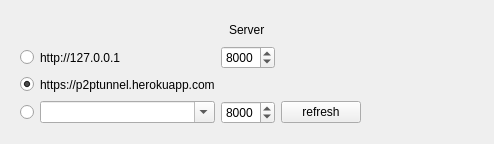
<?xml version="1.0" encoding="UTF-8"?>
<ui version="4.0">
 <class>ServerSettingWidget</class>
 <widget class="QWidget" name="ServerSettingWidget">
  <property name="geometry">
   <rect>
    <x>0</x>
    <y>0</y>
    <width>494</width>
    <height>144</height>
   </rect>
  </property>
  <property name="windowTitle">
   <string>Form</string>
  </property>
  <layout class="QVBoxLayout" name="verticalLayout">
   <item>
    <widget class="QWidget" name="widget" native="true">
     <layout class="QVBoxLayout" name="verticalLayout_2">
      <item>
       <layout class="QVBoxLayout" name="verticalLayout_3">
        <item>
         <layout class="QHBoxLayout" name="horizontalLayout">
          <item>
           <spacer name="horizontalSpacer_2">
            <property name="orientation">
             <enum>Qt::Horizontal</enum>
            </property>
            <property name="sizeHint" stdset="0">
             <size>
              <width>40</width>
              <height>20</height>
             </size>
            </property>
           </spacer>
          </item>
          <item>
           <widget class="QLabel" name="header">
            <property name="text">
             <string>Server</string>
            </property>
           </widget>
          </item>
          <item>
           <spacer name="horizontalSpacer">
            <property name="orientation">
             <enum>Qt::Horizontal</enum>
            </property>
            <property name="sizeHint" stdset="0">
             <size>
              <width>40</width>
              <height>20</height>
             </size>
            </property>
           </spacer>
          </item>
         </layout>
        </item>
        <item>
         <layout class="QGridLayout" name="gridLayout">
          <item row="0" column="2">
           <widget class="QSpinBox" name="localHostPortSpinBox">
            <property name="maximum">
             <number>9999</number>
            </property>
            <property name="value">
             <number>8000</number>
            </property>
           </widget>
          </item>
          <item row="1" column="0">
           <widget class="QRadioButton" name="herokuRadio">
            <property name="text">
             <string/>
            </property>
            <property name="checked">
             <bool>true</bool>
            </property>
           </widget>
          </item>
          <item row="0" column="0">
           <widget class="QRadioButton" name="localHostRadio">
            <property name="text">
             <string/>
            </property>
           </widget>
          </item>
          <item row="0" column="4">
           <spacer name="horizontalSpacer_3">
            <property name="orientation">
             <enum>Qt::Horizontal</enum>
            </property>
            <property name="sizeHint" stdset="0">
             <size>
              <width>40</width>
              <height>20</height>
             </size>
            </property>
           </spacer>
          </item>
          <item row="1" column="4">
           <spacer name="horizontalSpacer_4">
            <property name="orientation">
             <enum>Qt::Horizontal</enum>
            </property>
            <property name="sizeHint" stdset="0">
             <size>
              <width>40</width>
              <height>20</height>
             </size>
            </property>
           </spacer>
          </item>
          <item row="2" column="4">
           <spacer name="horizontalSpacer_5">
            <property name="orientation">
             <enum>Qt::Horizontal</enum>
            </property>
            <property name="sizeHint" stdset="0">
             <size>
              <width>40</width>
              <height>20</height>
             </size>
            </property>
           </spacer>
          </item>
          <item row="1" column="1">
           <widget class="QLabel" name="herokuLabel">
            <property name="text">
             <string>https://p2ptunnel.herokuapp.com</string>
            </property>
           </widget>
          </item>
          <item row="2" column="1">
           <widget class="QComboBox" name="customHostComboBox">
            <property name="editable">
             <bool>true</bool>
            </property>
           </widget>
          </item>
          <item row="2" column="0">
           <widget class="QRadioButton" name="customRadio">
            <property name="text">
             <string/>
            </property>
           </widget>
          </item>
          <item row="0" column="1">
           <widget class="QLabel" name="localHostLabel">
            <property name="text">
             <string>http://127.0.0.1</string>
            </property>
           </widget>
          </item>
          <item row="2" column="2">
           <widget class="QSpinBox" name="customPortSpinBox">
            <property name="maximum">
             <number>9999</number>
            </property>
            <property name="value">
             <number>8000</number>
            </property>
           </widget>
          </item>
          <item row="2" column="3">
           <widget class="QPushButton" name="customRefreshButton">
            <property name="text">
             <string>refresh</string>
            </property>
           </widget>
          </item>
         </layout>
        </item>
       </layout>
      </item>
     </layout>
    </widget>
   </item>
  </layout>
 </widget>
 <resources/>
 <connections/>
</ui>
